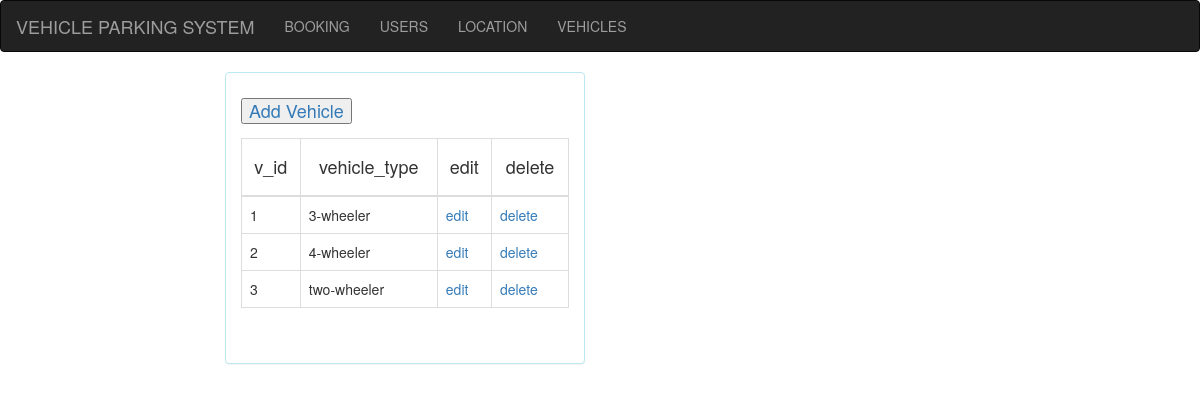
/admin/vehicle.php, run on the app's committed database.
### tables this page shows
CREATE TABLE IF NOT EXISTS `mastervehicle` (
  `vid` int(11) NOT NULL AUTO_INCREMENT,
  `vtype` varchar(200) NOT NULL,
  PRIMARY KEY (`vid`)
);

### admin/vehicle.php (the view)
<?php
$admin_url = "http://localhost/vps/admin/";
?>
<!doctype html>
<html>
<head>
  <link href="<?php echo $admin_url; ?>css/bootstrap.css" rel="stylesheet">
  <link href="style.css" rel="stylesheet" type="text/css">
</head>
<body>
<div class="menu">
<?php include 'menu.php';
?>
</div>
<div class="container">
<div class="row">
<div class="col-md-2"></div>
<div class="col-md-4">
<div class="panel panel-info">
<div class="panel-body">
<h4><span class="pull-left"><button><a href="pages/add_vehicle.php">Add Vehicle</a></button></span></h4><br><br>
<table class="table table-hover table-bordered">
<thead>
<th><h4 class="text-center">v_id </h4></th>
<th><h4 class="text-center"> vehicle_type </h4></th>
<th><h4 class="text-center">edit</h4></th>
<th><h4 class="text-center">delete</h4></th>
</thead>
<tbody>
<?php
include('connection.php');
$qry ="select * from mastervehicle";
$rs = mysqli_query($con,$qry);
$i=1;
while($row = mysqli_fetch_assoc($rs))
{
	$id = $row['vid'];
echo"
<tr>
<td>".$i."</td>
<td>".$row['vtype']."</td>
<td><a href='pages/edit_vehicle.php?uid=$id'>edit</a></td>
<td><a href='pages/delete_vehicle.php?uid=$id'>delete</a></td>
</tr>";
$i++;
}
?>
</tbody>
</table>
<br>
</div>
</div>
</div>
</div>
</div>
</body>
</html>

### data on the page
mastervehicle: vtype "3-wheeler"
mastervehicle: vtype "4-wheeler"
mastervehicle: vtype "two-wheeler"
